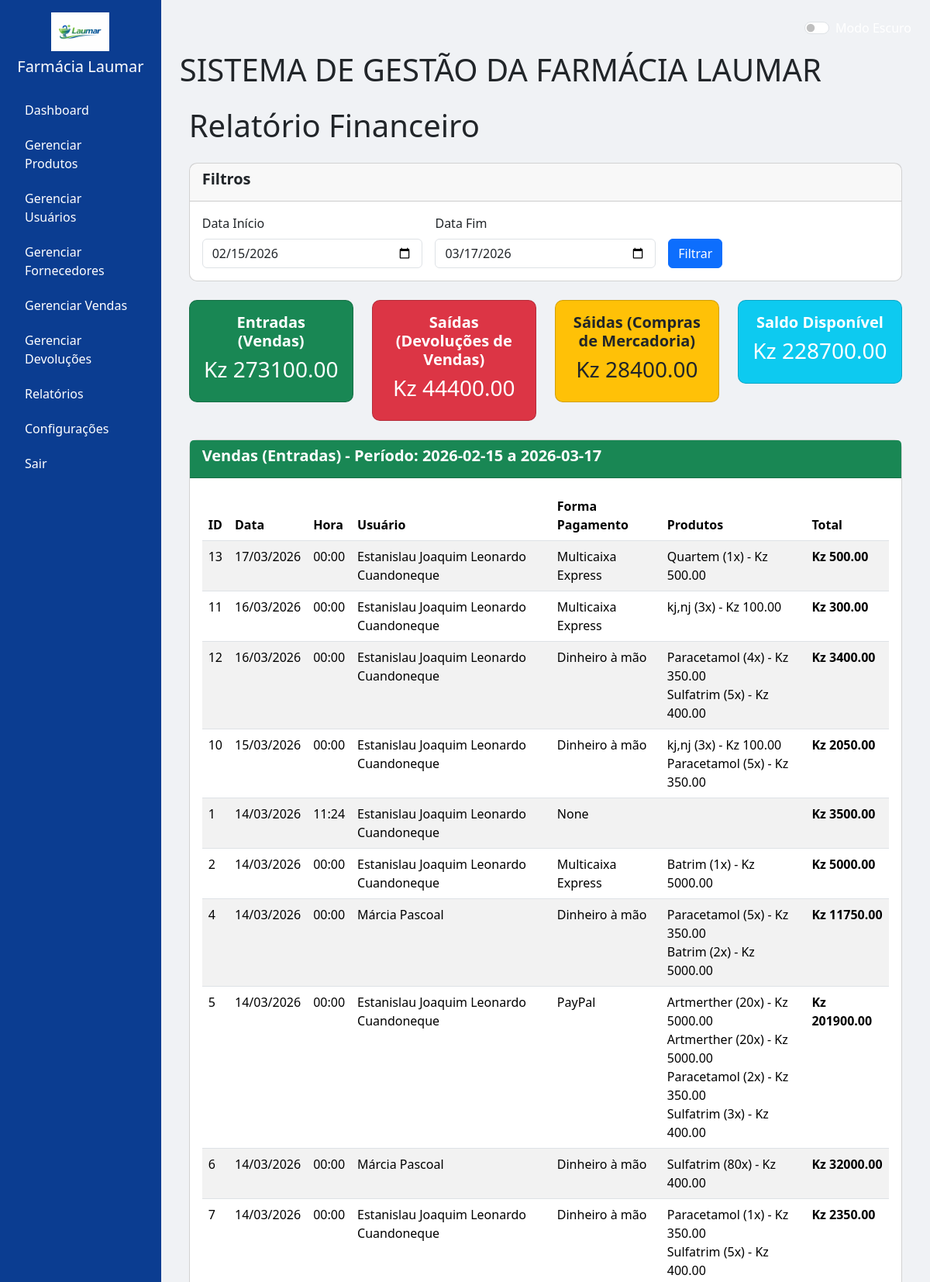
Page /relatorios (signed in, upper part) on the committed database.
### models.py (models this page shows, shortened)
class Venda(db.Model):
    __tablename__ = 'vendas'
    id = db.Column(db.Integer, primary_key=True)
    data = db.Column(db.DateTime, default=datetime.utcnow)
    total = db.Column(db.Float, nullable=False)
    forma_pagamento = db.Column(db.String(50), nullable=False)
    usuario_id = db.Column(db.Integer, db.ForeignKey('usuarios.id'), nullable=False)
    usuario = db.relationship('Usuario', backref='vendas')

class Usuario(UserMixin, db.Model):
    __tablename__ = 'usuarios'
    id = db.Column(db.Integer, primary_key=True)
    nome = db.Column(db.String(150), nullable=False)
    usuario = db.Column(db.String(150), unique=True, nullable=False)
    senha = db.Column(db.String(150), nullable=False)
    tipo = db.Column(db.String(50), nullable=False)  # 'Admin', 'Atendente', 'Farmaceutica', 'Gestor'

class ItemVenda(db.Model):
    __tablename__ = 'itens_venda'
    id = db.Column(db.Integer, primary_key=True)
    venda_id = db.Column(db.Integer, db.ForeignKey('vendas.id'), nullable=False)
    produto_id = db.Column(db.Integer, db.ForeignKey('produtos.id'), nullable=False)
    quantidade = db.Column(db.Integer, nullable=False)
    preco_unitario = db.Column(db.Float, nullable=False)
    venda = db.relationship('Venda', backref='itens')
    produto = db.relationship('Produto', backref='itens_venda')

class Produto(db.Model):
    __tablename__ = 'produtos'
    id = db.Column(db.Integer, primary_key=True)
    nome = db.Column(db.String(200), nullable=False)
    categoria = db.Column(db.String(150), nullable=False)
    preco_compra = db.Column(db.Float, nullable=False)
    preco_venda = db.Column(db.Float, nullable=False)
    quantidade = db.Column(db.Integer, nullable=False)
    validade = db.Column(db.Date, nullable=False)
    fornecedor_id = db.Column(db.Integer, db.ForeignKey('fornecedores.id'), nullable=False)
    data_compra = db.Column(db.Date, nullable=False)
    fornecedor = db.relationship('Fornecedor', backref='produtos')

### app.py (the view)
@app.route('/relatorios')
@login_required
def relatorios():
    if current_user.tipo not in ['Admin', 'Atendente', 'Gestor']:
        flash('Acesso negado.', 'danger')
        return redirect(url_for('dashboard'))
    from sqlalchemy import func, extract
    from datetime import datetime, timedelta
    data_inicio = request.args.get('data_inicio')
    data_fim = request.args.get('data_fim')
    if not data_inicio:
        data_inicio = (datetime.now() - timedelta(days=30)).date().isoformat()
    if not data_fim:
        data_fim = datetime.now().date().isoformat()
    data_inicio_dt = datetime.strptime(data_inicio, '%Y-%m-%d').date()
    data_fim_dt = datetime.strptime(data_fim, '%Y-%m-%d').date()
    vendas = Venda.query.filter(func.date(Venda.data).between(data_inicio_dt, data_fim_dt)).order_by(Venda.data.desc()).all()
    total_vendas = sum(venda.total for venda in vendas)
    compras = Compra.query.filter(func.date(Compra.data).between(data_inicio_dt, data_fim_dt)).order_by(Compra.data.desc()).all()
    total_compras = sum(compra.total for compra in compras)
    devolucoes = Devolucao.query.filter(func.date(Devolucao.data).between(data_inicio_dt, data_fim_dt)).order_by(Devolucao.data.desc()).all()
    devolucoes_com_totais = []
    for devolucao in devolucoes:
        total = sum(item.quantidade * Produto.query.get(item.produto_id).preco_venda for item in devolucao.itens)
        devolucoes_com_totais.append((devolucao, total))
    total_devolucoes = sum(total for _, total in devolucoes_com_totais)
    saldo_entradas = total_vendas  # Vendas geram entrada de dinheiro
    saldo_saidas = total_compras + total_devolucoes  # Compras e devoluções geram saída de dinheiro
    saldo_liquido = saldo_entradas - saldo_saidas
    transacoes = []
    for venda in vendas:
        transacoes.append({'tipo': 'Venda', 'data': venda.data, 'valor': venda.total, 'saldo_acumulado': 0})
    for compra in compras:
        transacoes.append({'tipo': 'Compra', 'data': compra.data, 'valor': -compra.total, 'saldo_acumulado': 0})
    for devolucao, total in devolucoes_com_totais:
        transacoes.append({'tipo': 'Devolução', 'data': devolucao.data, 'valor': -total, 'saldo_acumulado': 0})
    transacoes.sort(key=lambda x: x['data'])
    saldo_atual = 0
    for transacao in transacoes:
        saldo_atual += transacao['valor']
        transacao['saldo_acumulado'] = saldo_atual
    saidas_detalhes = []
    for compra in compras:
        for item in compra.itens:
            saidas_detalhes.append({
                'tipo': 'Compra',
                'data': compra.data,
                'entidade': compra.fornecedor.nome,
                'produto': item.produto.nome,
                'quantidade': item.quantidade,
                'preco_unitario': item.preco_unitario,
                'subtotal': item.quantidade * item.preco_unitario
            })
    for devolucao, _ in devolucoes_com_totais:
        for item in devolucao.itens:
            preco_venda = Produto.query.get(item.produto_id).preco_venda
            saidas_detalhes.append({
                'tipo': 'Devolução',
                'data': devolucao.data,
                'entidade': devolucao.usuario.nome,
                'produto': item.produto.nome,
                'quantidade': item.quantidade,
                'preco_unitario': preco_venda,
                'subtotal': item.quantidade * preco_venda
            })
    saidas_detalhes.sort(key=lambda x: x['data'])
    vendas_por_mes = db.session.query(
        extract('year', Venda.data).label('ano'),
        extract('month', Venda.data).label('mes'),
        func.sum(Venda.total).label('total')
    ).filter(Venda.data >= datetime.now() - timedelta(days=365)).group_by('ano', 'mes').order_by('ano', 'mes').all()
    produtos_mais_vendidos = db.session.query(
        Produto.nome,
        func.sum(ItemVenda.quantidade).label('total_vendido')
    ).join(ItemVenda).group_by(Produto.id).order_by(func.sum(ItemVenda.quantidade).desc()).limit(10).all()
    vendas_por_pagamento = db.session.query(
        Venda.forma_pagamento,
        func.count(Venda.id).label('quantidade'),
        func.sum(Venda.total).label('total')
    ).group_by(Venda.forma_pagamento).all()
    return render_template('relatorios.html',
                         vendas=vendas,
                         compras=compras,
                         devolucoes=devolucoes_com_totais,
                         total_vendas=total_vendas,
                         total_compras=total_compras,
                         total_devolucoes=total_devolucoes,
                         saldo_entradas=saldo_entradas,
                         saldo_saidas=saldo_saidas,
                         saldo_liquido=saldo_liquido,
                         transacoes=transacoes,
                         saidas_detalhes=saidas_detalhes,
                         data_inicio=data_inicio,
                         data_fim=data_fim,
                         vendas_por_mes=vendas_por_mes,
                         produtos_mais_vendidos=produtos_mais_vendidos,
                         vendas_por_pagamento=vendas_por_pagamento)

### app.py (called while the page is built)
@login_manager.user_loader
def load_user(user_id):
    return db.session.get(Usuario, int(user_id))

### templates/relatorios.html (shortened to what this page needs)
{% extends 'base.html' %}
{% block content %}
<div class="container">
    <div class="row">
        <div class="col-12">
            <h1 class="mb-4">Relatório Financeiro</h1>
        </div>
    </div>
    <div class="row mb-4">
        <div class="col-12">
            <div class="card">
                <div class="card-header">
                    <h5>Filtros</h5>
                </div>
                <div class="card-body">
                    <form method="GET" class="row g-3">
                        <div class="col-md-4">
                            <label for="data_inicio" class="form-label">Data Início</label>
                            <input type="date" name="data_inicio" id="data_inicio" class="form-control" value="{{ data_inicio }}">
                        </div>
                        <div class="col-md-4">
                            <label for="data_fim" class="form-label">Data Fim</label>
                            <input type="date" name="data_fim" id="data_fim" class="form-control" value="{{ data_fim }}">
                        </div>
                        <div class="col-md-4 d-flex align-items-end">
                            <button type="submit" class="btn btn-primary">Filtrar</button>
                        </div>
                    </form>
                </div>
            </div>
        </div>
    </div>
    <div class="row mb-4">
        <div class="col-md-3">
            <div class="card text-center bg-success text-white">
                <div class="card-body">
                    <h5>Entradas (Vendas)</h5>
                    <h3>Kz {{ "%.2f"|format(saldo_entradas) }}</h3>
                </div>
            </div>
        </div>
        <div class="col-md-3">
            <div class="card text-center bg-danger text-white">
                <div class="card-body">
                    <h5>Saídas (Devoluções de Vendas)</h5>
                    <h3>Kz {{ "%.2f"|format(saldo_saidas) }}</h3>
                </div>
            </div>
        </div>
        <div class="col-md-3">
            <div class="card text-center bg-warning text-dark">
                <div class="card-body">
                    <h5>Sáidas (Compras de Mercadoria)</h5>
                    <h3>Kz {{ "%.2f"|format(total_devolucoes) }}</h3>
                </div>
            </div>
        </div>
        <div class="col-md-3">
            <div class="card text-center {% if saldo_liquido >= 0 %}bg-info{% else %}bg-secondary{% endif %} text-white">
                <div class="card-body">
                    <h5>Saldo Disponível</h5>
                    <h3>Kz {{ "%.2f"|format(saldo_liquido) }}</h3>
                </div>
            </div>
        </div>
    </div>
    <div class="row mb-4">
        <div class="col-12">
            <div class="card">
                <div class="card-header bg-success text-white">
                    <h5>Vendas (Entradas) - Período: {{ data_inicio }} a {{ data_fim }}</h5>
                </div>
                <div class="card-body">
                    <div class="table-responsive">
                        <table class="table table-striped">
                            <thead>
                                <tr>
                                    <th>ID</th>
                                    <th>Data</th>
                                    <th>Hora</th>
                                    <th>Usuário</th>
                                    <th>Forma Pagamento</th>
                                    <th>Produtos</th>
                                    <th>Total</th>
                                </tr>
                            </thead>
                            <tbody>
                                {% for venda in vendas %}
                                <tr>
                                    <td>{{ venda.id }}</td>
                                    <td>{{ venda.data.strftime('%d/%m/%Y') }}</td>
                                    <td>{{ venda.data.strftime('%H:%M') }}</td>
                                    <td>{{ venda.usuario.nome }}</td>
                                    <td>{{ venda.forma_pagamento }}</td>
                                    <td>
                                        <ul class="list-unstyled mb-0">
                                            {% for item in venda.itens %}
                                            <li>{{ item.produto.nome }} ({{ item.quantidade }}x) - Kz {{ "%.2f"|format(item.preco_unitario) }}</li>
                                            {% endfor %}
                                        </ul>
                                    </td>
                                    <td><strong>Kz {{ "%.2f"|format(venda.total) }}</strong></td>
                                </tr>
                                {% endfor %}
                            </tbody>
                        </table>
                    </div>
                </div>
            </div>
        </div>
    </div>
</div>
{% endblock %}

### templates/base.html (style rules this page uses)
body { background-color: #f0f2f5; }
.card { border-radius: 10px; }
.card h5 { font-weight: 600; }

### rows in the picture
Venda: id "13", data "17/03/2026", data "00:00", usuario.nome "Estanislau Joaquim Leonardo Cuandoneque", forma_pagamento "Multicaixa Express", total "500.00"
ItemVenda: produto.nome "Quartem", quantidade "1", preco_unitario "500.00"
Venda: id "11", data "16/03/2026", data "00:00", usuario.nome "Estanislau Joaquim Leonardo Cuandoneque", forma_pagamento "Multicaixa Express", total "300.00"
ItemVenda: produto.nome "kj,nj", quantidade "3", preco_unitario "100.00"
Venda: id "12", data "16/03/2026", data "00:00", usuario.nome "Estanislau Joaquim Leonardo Cuandoneque", forma_pagamento "Dinheiro à mão", total "3400.00"
ItemVenda: produto.nome "Paracetamol", quantidade "4", preco_unitario "350.00"
ItemVenda: produto.nome "Sulfatrim", quantidade "5", preco_unitario "400.00"
Venda: id "10", data "15/03/2026", data "00:00", usuario.nome "Estanislau Joaquim Leonardo Cuandoneque", forma_pagamento "Dinheiro à mão", total "2050.00"
ItemVenda: produto.nome "kj,nj", quantidade "3", preco_unitario "100.00"
ItemVenda: produto.nome "Paracetamol", quantidade "5", preco_unitario "350.00"
Venda: id "1", data "14/03/2026", data "11:24", usuario.nome "Estanislau Joaquim Leonardo Cuandoneque", forma_pagamento "None", total "3500.00"
Venda: id "2", data "14/03/2026", data "00:00", usuario.nome "Estanislau Joaquim Leonardo Cuandoneque", forma_pagamento "Multicaixa Express", total "5000.00"
ItemVenda: produto.nome "Batrim", quantidade "1", preco_unitario "5000.00"
Venda: id "4", data "14/03/2026", data "00:00", usuario.nome "Márcia Pascoal", forma_pagamento "Dinheiro à mão", total "11750.00"
ItemVenda: produto.nome "Paracetamol", quantidade "5", preco_unitario "350.00"
ItemVenda: produto.nome "Batrim", quantidade "2", preco_unitario "5000.00"
Venda: id "5", data "14/03/2026", data "00:00", usuario.nome "Estanislau Joaquim Leonardo Cuandoneque", forma_pagamento "PayPal", total "201900.00"
ItemVenda: produto.nome "Artmerther", quantidade "20", preco_unitario "5000.00"
ItemVenda: produto.nome "Artmerther", quantidade "20", preco_unitario "5000.00"
ItemVenda: produto.nome "Paracetamol", quantidade "2", preco_unitario "350.00"
ItemVenda: produto.nome "Sulfatrim", quantidade "3", preco_unitario "400.00"
Venda: id "6", data "14/03/2026", data "00:00", usuario.nome "Márcia Pascoal", forma_pagamento "Dinheiro à mão", total "32000.00"
ItemVenda: produto.nome "Sulfatrim", quantidade "80", preco_unitario "400.00"
Venda: id "7", data "14/03/2026", data "00:00", usuario.nome "Estanislau Joaquim Leonardo Cuandoneque", forma_pagamento "Dinheiro à mão", total "2350.00"
ItemVenda: produto.nome "Paracetamol", quantidade "1", preco_unitario "350.00"
ItemVenda: produto.nome "Sulfatrim", quantidade "5", preco_unitario "400.00"

### other values in the picture
{{ "%.2f"|format(saldo_entradas) }} "273100.00"
{{ "%.2f"|format(saldo_saidas) }} "44400.00"
{{ "%.2f"|format(total_devolucoes) }} "28400.00"
{{ "%.2f"|format(saldo_liquido) }} "228700.00"
{{ data_inicio }} "2026-02-15"
{{ data_fim }} "2026-03-17"
